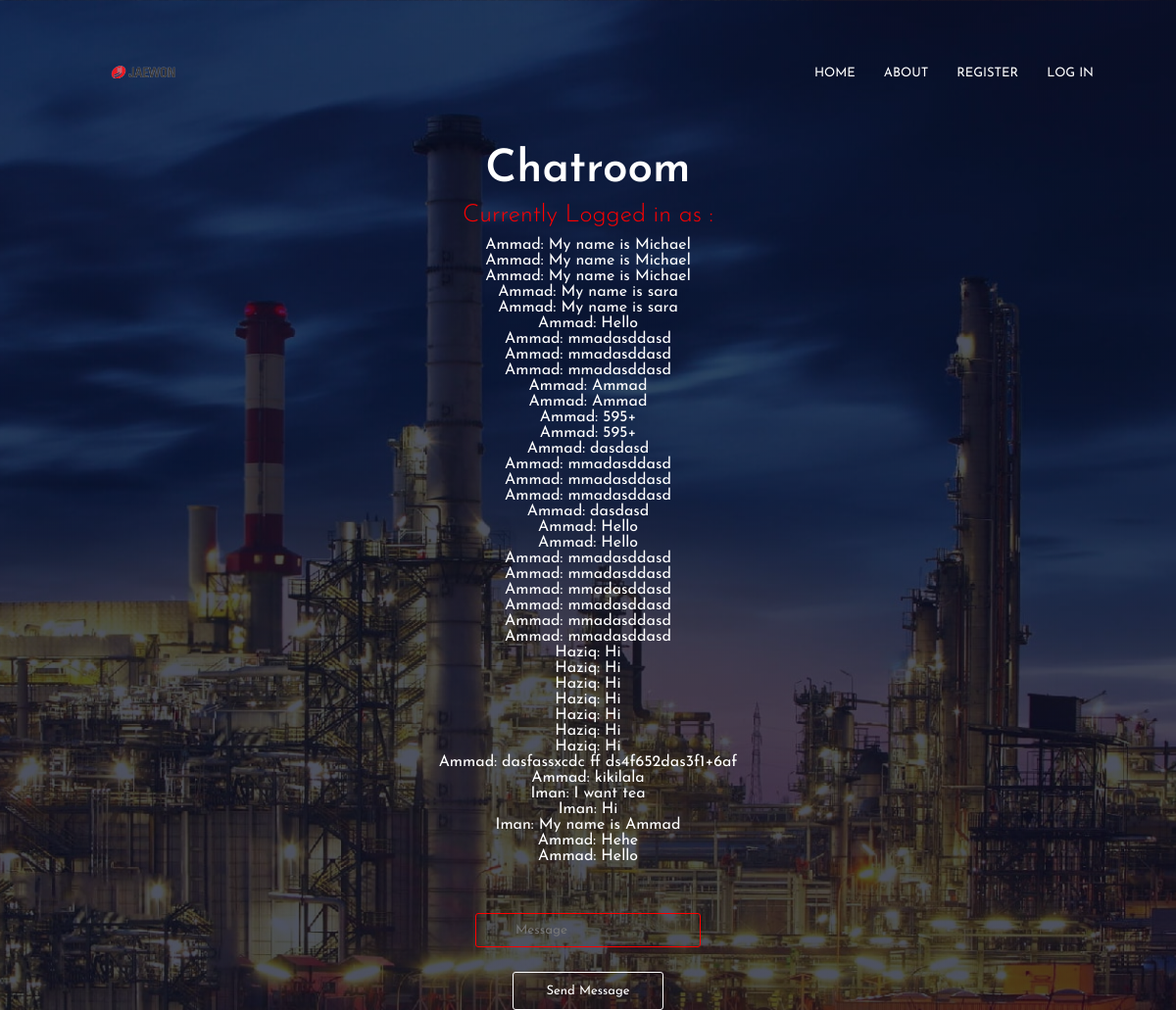
The page /message on the database as committed earlier.
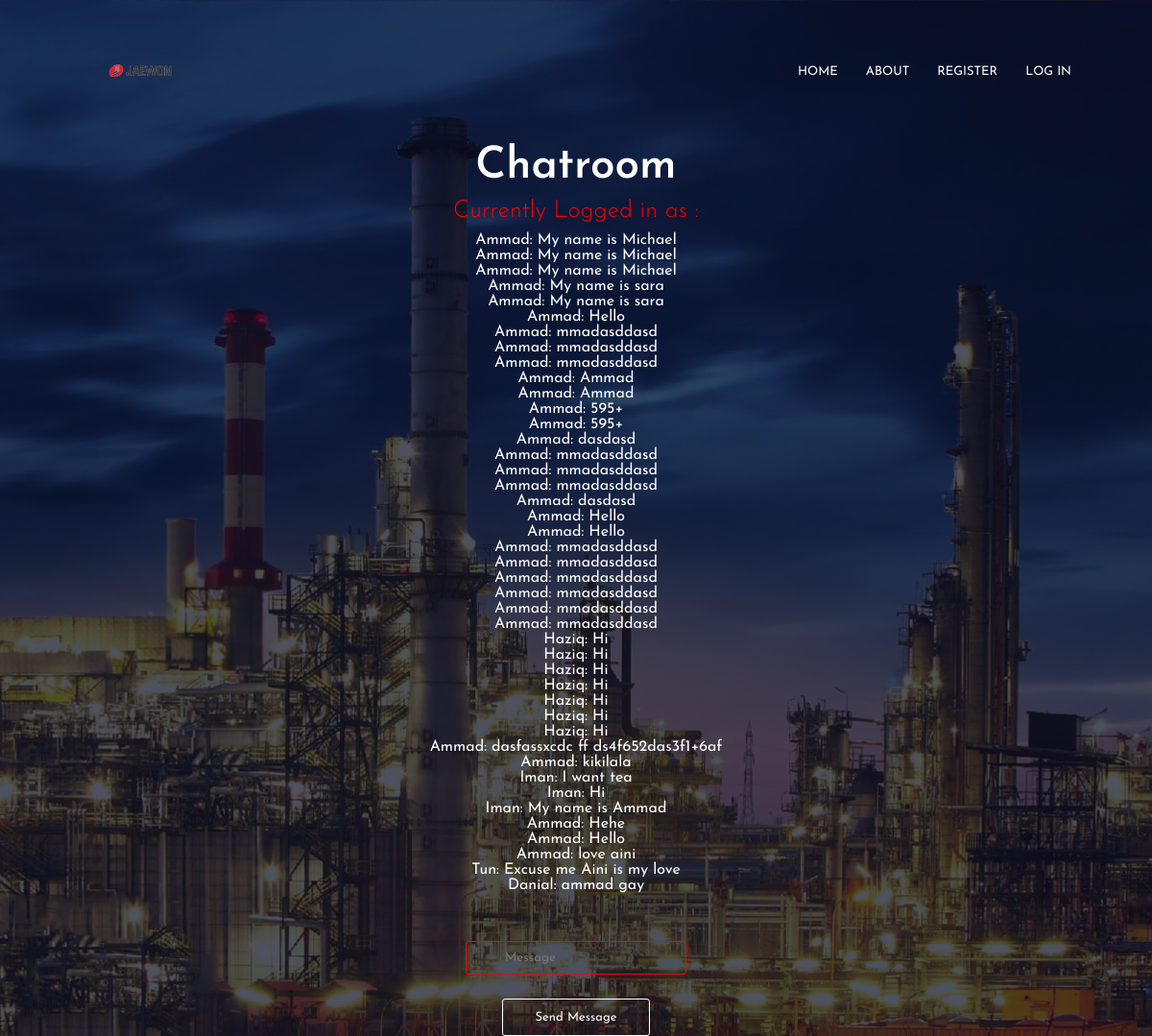
The same page on the database as committed later.
### tables this page shows
CREATE TABLE message (
    id INTEGER,
    user_id INTEGER,
    message TEXT,
    PRIMARY KEY(id),
    FOREIGN KEY(user_id) REFERENCES users(id)
);

CREATE TABLE users (
    id INTEGER,
    username TEXT NOT NULL,
    hash TEXT,
    PRIMARY KEY(id)
);

### app.py (the view)
@app.route("/message", methods =["POST", "GET"])
def message():
    if request.method == "POST":
        if session.get("user_id") is None:
            return redirect("/login")
        db.execute("INSERT INTO message (user_id, message) VALUES (?, ?)", session["user_id"], request.form.get("message"))
        return redirect("/")
    if request.method == "GET":
        usernames = db.execute("SELECT username from users;")
        MESSAGES = db.execute("select username,message from users, message where users.id = message.user_id;")
        return render_template("chatroom.html", messages = MESSAGES, usernames=usernames)

### templates/chatroom.html (shortened to what this page needs)
{% extends "layout.html" %}
{% block main %}
<h1>Chatroom</h1>
<p style="color: red;">Currently Logged in as : {{current_user}} </p>
{% for jinja_var in messages %}
    {{ jinja_var["username"] }}: {{ jinja_var["message"] }} <br>
{% endfor %}
<form action="/message" method="post" class="login-form">
    <div>
        <input required class="namenpass-box" type="text" placeholder="Message" name="message" id="message">
    </div>
    <div>
        <button class="hero-btn submit-btn" type="submit" name="submit">Send Message</button>
    </div>
</form>
{% endblock %}

### templates/layout.html (shortened to what this page needs)
<!DOCTYPE html>
<html lang="en">
<head>
    <link rel="stylesheet" href="/static/styles3.css">
    <link rel="stylesheet" href="https://stackpath.bootstrapcdn.com/font-awesome/4.7.0/css/font-awesome.min.css">
</head>
<body>
<section class="login-header">
    <nav>
        <a href="/test4">
            <img src="/static/jaewon.png">
        </a>
        <div class="nav-links" id="navLinks">
            <ul>
                <li><a href="/test4">HOME</a></li>
                <li><a href="/about">ABOUT</a></li>
                {% if session["user_id"] %}
                    <li><a class="hero-btn" href="/">Chatroom</a></li>
                    <li><a class="hero-btn" href="/logout">Logout Here</a></li>
                {% else %}
                    <li><a href="/register">REGISTER</a></li>
                    <li><a href="/login">LOG IN</a></li>
                {% endif %}
            </ul>
        </div>
    </nav>
    {% block main %}{% endblock %}
</section>
</body>
</html>

### static/styles3.css (style rules this page uses)
* { margin: 0; padding: 0; font-family: 'Josefin Sans', sans-serif; }
nav { display: flex; padding: 2% 6%; justify-content: space-between; align-items: center; }
nav img { width: 150px; }
.nav-links { flex: 1; text-align: right; }
.nav-links ul li { list-style: none; display: inline-block; padding: 8px 12px; position: relative; }
.nav-links ul li a { color: #fff; text-decoration: none; font-size: 13px; }
.nav-links ul li a::after { content:''; height: 2px; width: 0%; background: red; display: block; margin: auto; transition: 0.3s; }
.hero-btn { display: inline-block; color: #fff; text-decoration: none; border: 1px solid #fff; padding: 12px 34px; font-size: 13px; background: transparent; position: relative; cursor: pointer; border-radius: 3px; }
h1 { font-size: 46px; font-weight: 600; }
p { color: black; font-size: 25px; font-weight: 300; line-height: 25px; padding: 10px; }
.login-header { min-height: 100vh; width: 100%; background-image: linear-gradient(rgba(4, 9, 30, 0.7),rgba(4, 9, 30, 0.7)),url(/static/back.jpg); background-position: center; background-size: cover; position: relative; text-align: center; color: white; }
.login-form { margin-top: 50px; }
.namenpass-box { padding:10px 40px; background: transparent; border: 1px solid red; border-radius: 3px; color: white; margin-bottom: 5px; }
.submit-btn { margin-top: 20px; }

Rows that differ between the two databases and show on the page:
added message: username "Ammad", message "love aini"
added message: username "Tun", message "Excuse me Aini is my love"
added message: username "Danial", message "ammad gay"
